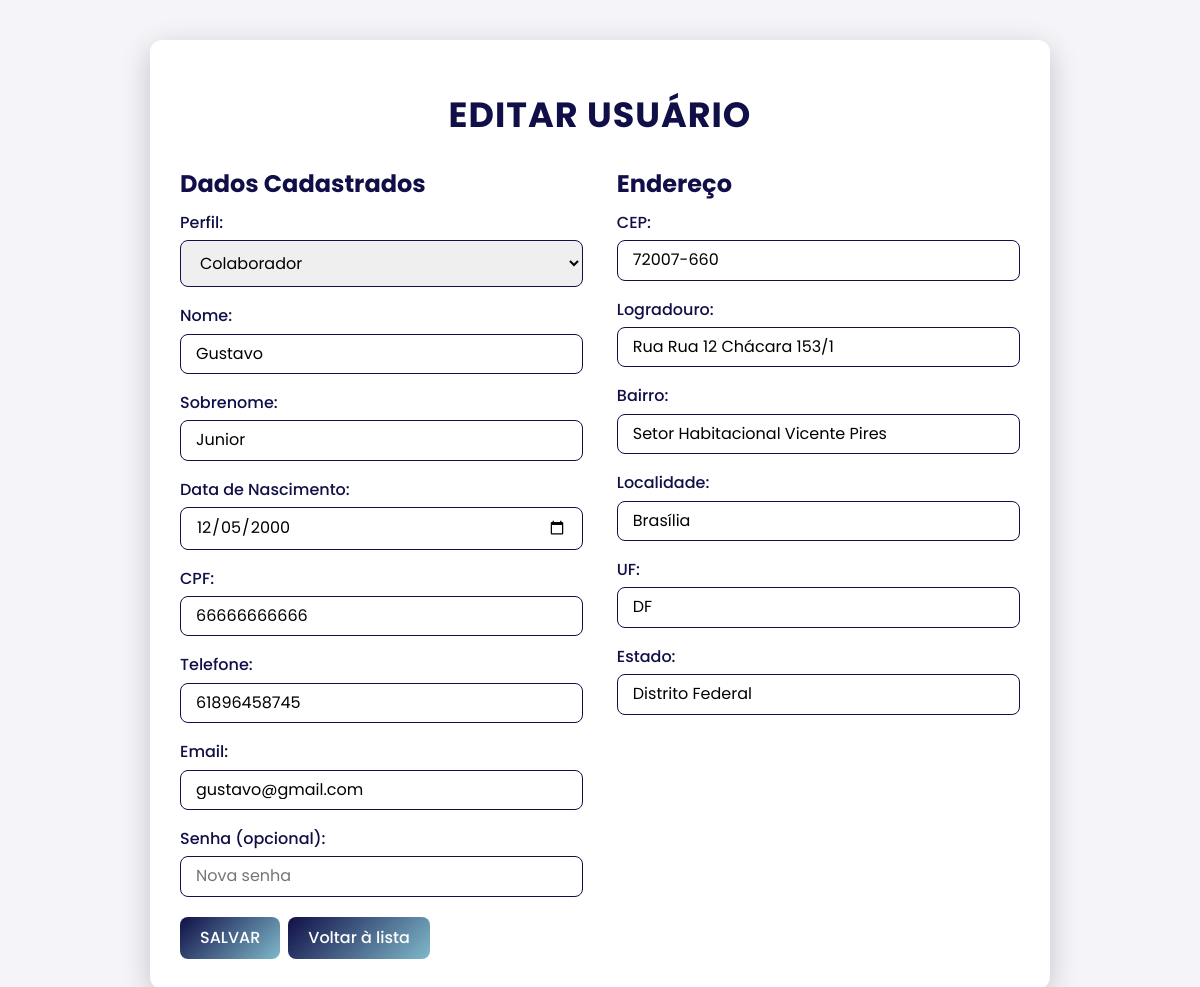
The app's page /crud/public/editar_usuario.php?id=4, older data.
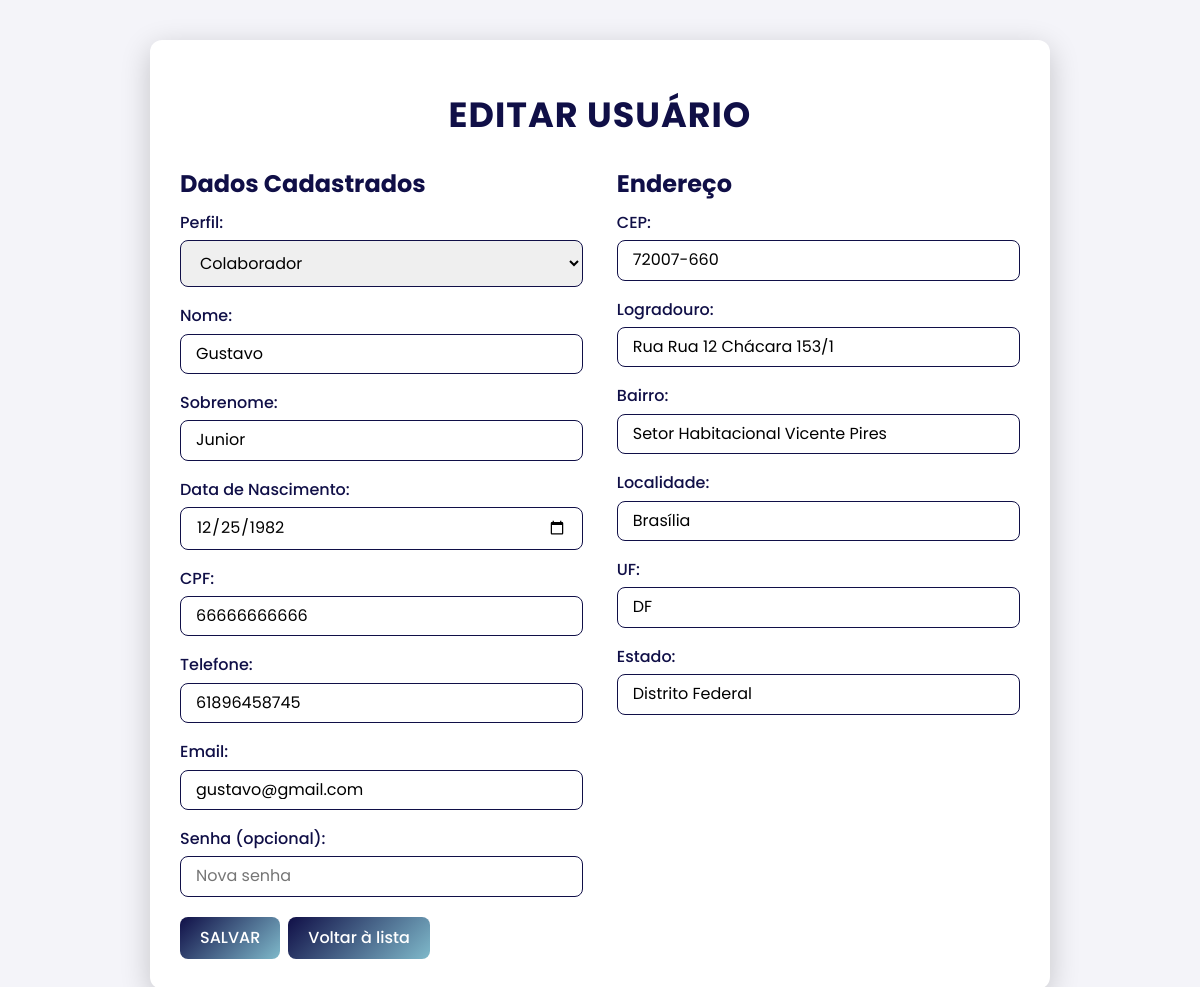
The same page, newer data.
### tables this page shows
CREATE TABLE `usuarios` (
  `id` int(11) NOT NULL,
  `nome` varchar(100) NOT NULL,
  `sobrenome` varchar(100) NOT NULL,
  `cpf` varchar(14) NOT NULL,
  `telefone` varchar(15) NOT NULL,
  `email` varchar(100) NOT NULL,
  `senha` varchar(255) NOT NULL,
  `criado_em` timestamp NOT NULL DEFAULT current_timestamp(),
  `perfil_id` int(11) NOT NULL,
  `data_nascimento` date DEFAULT NULL
);

### crud/controllers/UsuarioController.php (called while the page is built, shortened)
<?php
require_once '../models/Usuario.php';
require_once '../models/Endereco.php';
class UsuarioController
{
    private $usuario;
    private $endereco;
    public function __construct($db)
    {
        $this->usuario = new Usuario($db);
        $this->endereco = new Endereco($db);
    }
    public function read($id)
    {
        try {
            $usuario = $this->usuario->read($id);
            try {
                $endereco = $this->endereco->buscarEnderecoPorUsuarioId($id);
            } catch (Exception $e) {
                $endereco = null;
            }
            return [
                'usuario' => $usuario,
                'endereco' => $endereco
            ];
        } catch (Exception $e) {
            error_log('Erro ao ler usuário: ' . $e->getMessage());
            throw new Exception("Falha ao buscar o usuário: " . $e->getMessage());
        }
    }
}
?>

### crud/models/Usuario.php (called while the page is built, shortened)
<?php
class Usuario
{
    private $conn;
    private $table_name = 'usuarios';
    public function __construct($db)
    {
        $this->conn = $db;
    }
    public function read($id)
    {
        $sql = "SELECT * FROM " . $this->table_name . " WHERE id = ?";
        $stmt = $this->conn->prepare($sql);
        $stmt->bind_param("i", $id);
        $stmt->execute();
        $result = $stmt->get_result();
        if ($result->num_rows > 0) {
            return $result->fetch_assoc();
        }
        return null;
    }
}
?>

### crud/models/Endereco.php (called while the page is built, shortened)
<?php
class Endereco
{
    private $conn;
    public function __construct($db)
    {
        $this->conn = $db;
    }
    public function buscarEnderecoPorUsuarioId($usuario_id)
    {
        $query = "SELECT * FROM enderecos WHERE usuario_id = ?";
        $stmt = $this->conn->prepare($query);
        $stmt->bind_param('i', $usuario_id);
        $stmt->execute();
        $result = $stmt->get_result();
        $endereco = $result->fetch_assoc();
        return $endereco;
    }
}
?>

### crud/public/editar_usuario.php (the view, shortened to what the changed rows need)
<?php
require_once '../controllers/UsuarioController.php';
$db = new DataBase();
$conn = $db->getConnection();
$usuarioController = new UsuarioController($conn);
$usuario_id = isset($_GET['id']) ? (int) $_GET['id'] : 0;
try {
    $data = $usuarioController->read($usuario_id);
    $usuario = $data['usuario'];
} catch (Exception $e) {
    $message = ["type" => "error", "text" => "Erro: " . $e->getMessage()];
}
?>
<!DOCTYPE html>
<html lang="pt-BR">
<head>
    <link rel="stylesheet" href="https://cdnjs.cloudflare.com/ajax/libs/normalize/8.0.1/normalize.min.css">
    <link rel="stylesheet" href="../../css/editar_usuario.css">
</head>
<body>
    <div class="container">
        <h1>Editar Usuário</h1>
        <form action="" method="POST">
            <div class="form-columns">
                <div class="form-section">
                    <h2>Dados Cadastrados</h2>
                    <div class="input-group">
                        <label>Perfil:</label>
                        <select name="perfil_id">
                            <option value="1" <?php echo $usuario['perfil_id'] == 1 ? 'selected' : ''; ?>>Colaborador
                            </option>
                        </select>
                    </div>
                    <div class="input-group">
                        <label>Nome:</label>
                        <input type="text" name="nome" value="<?php echo htmlspecialchars($usuario['nome']); ?>"
                            required>
                    </div>
                    <div class="input-group">
                        <label>Sobrenome:</label>
                        <input type="text" name="sobrenome"
                            value="<?php echo htmlspecialchars($usuario['sobrenome']); ?>" required>
                    </div>
                    <div class="input-group">
                        <label>Data de Nascimento:</label>
                        <input type="date" name="data_nascimento" value="<?php echo $usuario['data_nascimento']; ?>"
                            required>
                    </div>
                    <div class="input-group">
                        <label>CPF:</label>
                        <input type="text" name="cpf" value="<?php echo htmlspecialchars($usuario['cpf']); ?>" required>
                    </div>
                    <div class="input-group">
                        <label>Telefone:</label>
                        <input type="text" name="telefone" value="<?php echo htmlspecialchars($usuario['telefone']); ?>"
                            required>
                    </div>
                    <div class="input-group">
                        <label>Email:</label>
                        <input type="email" name="email" value="<?php echo htmlspecialchars($usuario['email']); ?>"
                            required>
                    </div>
                </div>
                <div class="form-section">
                    <h2>Endereço</h2>
                </div>
            </div>
        </form>
    </div>
</body>
</html>

Row changes from the older to the newer data that the page shows:
changed usuarios "Colaborador": data_nascimento "12/05/2000" → "12/25/1982"
